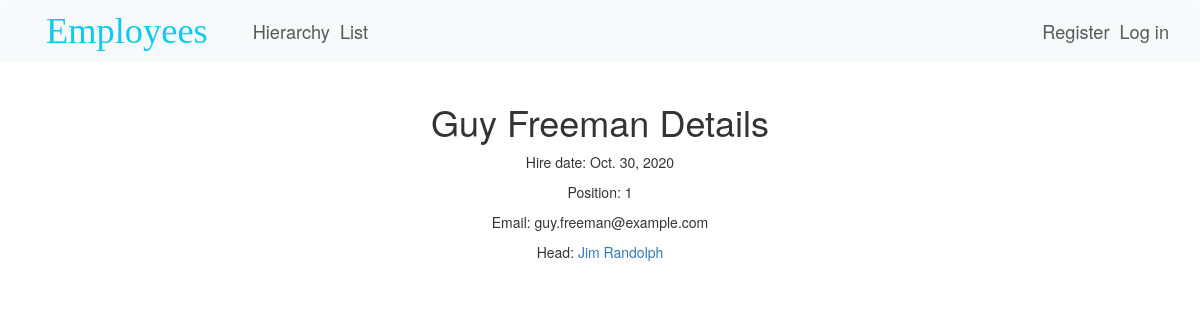
Screenshot of /employees/202/ with the database file from the repository.
### employees/models.py (models this page shows, shortened)
class Employee(models.Model):
    full_name = models.CharField(max_length = 100)
    position = models.CharField(max_length = 100)
    hire_date = models.DateField()
    email = models.EmailField()
    head = models.ForeignKey('self',
                             on_delete = models.SET_NULL,
                             null = True,
                             blank = True)

### employees/views.py (the view)
# urls.py: path('<int:pk>/', EmployeeDetailView.as_view(), name='employee-detail'),
class EmployeeDetailView(DetailView):
    model = Employee
    template_name = 'employee.html'
    context_object_name = 'employee'
    def get_context_data(self, **kwargs):
        context = super().get_context_data(**kwargs)
        context['authenticated'] = self.request.user.is_authenticated
        context['user'] = self.request.user
        return context

### employees/templates/employee.html (shortened to what this page needs)
{% extends "layout.html" %}
{% block body %}
<div class="container">
    <div class="employee-details-container d-flex flex-column align-items-center justify-content-start">
        <h1>{{ employee.full_name }} Details</h1>
        <p>Hire date: {{ employee.hire_date }}</p>
        <p>Position: {{ employee.position }}</p>
        <p>Email: {{ employee.email }}</p>
        <p>Head:
            {% if employee.head is None %}
                God
            {% else %}
                <a href="{% url 'employee-detail' employee.head.id %}">{{ employee.head.full_name }}</a>
            {% endif %}
        </p>
    </div>
</div>
{% endblock body %}

### employees/templates/layout.html (shortened to what this page needs)
<!DOCTYPE html>
<html>
    <head>
        <link href="https://cdn.jsdelivr.net/npm/bootstrap@5.3.2/dist/css/bootstrap.min.css" rel="stylesheet">
        <link href="https://cdn.jsdelivr.net/npm/bootstrap@5.3.0-alpha3/dist/css/bootstrap.min.css" rel="stylesheet">
        <link rel="stylesheet" href="https://maxcdn.bootstrapcdn.com/bootstrap/3.4.1/css/bootstrap.min.css">
        <nav class="navbar navbar-expand-md bg-light navbar-light" style="font-size: 130%;">
            <a class="ms-sm-5 navbar-brand text-info" href="{% url 'employee-list-home' %}" style="font-family:'Brush Script MT',cursive; font-size: 200%;">Employees</a>
            <div class="collapse navbar-collapse" id="collapsibleNavbar">
              <ul class="navbar-nav">
                <li class="nav-item">
                  <a class="nav-link" href="{% url 'employee-hierarchy' %}">Hierarchy</a>
                </li>
                <li class="nav-item">
                  <a class="nav-link" href="{% url 'employee-list' %}">List</a>
                </li>
              </ul>
              <ul class="navbar-nav navbar-right me-3">
                {% if not authenticated %}
                <li class="nav-item">
                  <a class="nav-link" href="{% url 'register' %}">Register</a>
                </li>
                <li class="nav-item">
                  <a class="nav-link" href="{% url 'login' %}">Log in</a>
                </li>
                {% endif %}
              </ul>
            </div>
          </nav>
    </head>
    <body>
        {% block body %}{% endblock %}
    </body>
</html>

### rows the page displays
Employee: full_name "Guy Freeman", hire_date "Oct. 30, 2020", position "1", email "guy.freeman@example.com", head.full_name "Jim Randolph"
